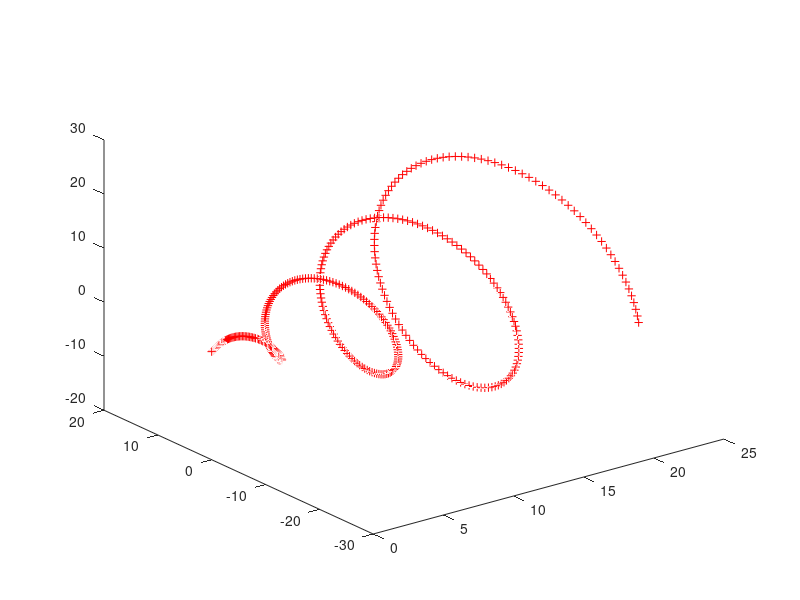

The MATLAB source for this figure:
t=linspace(0,7*pi,400);

x = t;
y = t.*cos(t);
z = t.*sin(t);

D = [x; y; z];
dlmwrite('spiral3D.txt',D',"delimiter","  ");

plot3(x,y,z,'+r');
pause

